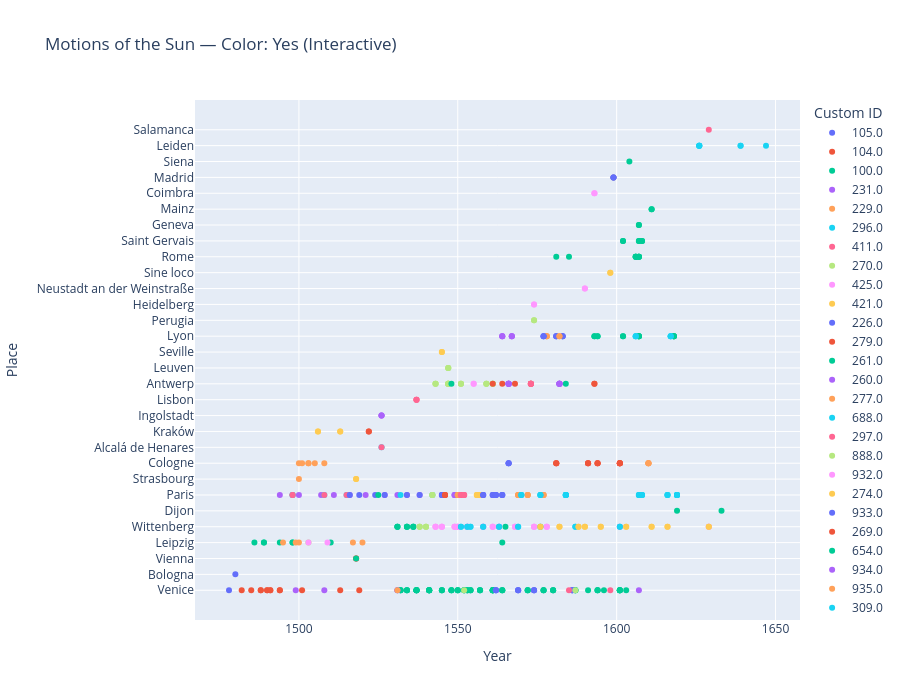

Here is the notebook cell this chart was saved with:
### Code cell
# Interactive scatter: color=yes
fig = px.scatter(
    color_df,
    x='year',
    y='place',
    color='custom_identifier_str',
    hover_data=['cks', 'part_or_adaption_label', 'book', 'custom_identifier_str'],
    title='Motions of the Sun — Color: Yes (Interactive)',
    labels={'year': 'Year', 'place': 'Place', 'custom_identifier_str': 'Custom ID'}
)
fig.update_layout(height=700)
fig.show()
